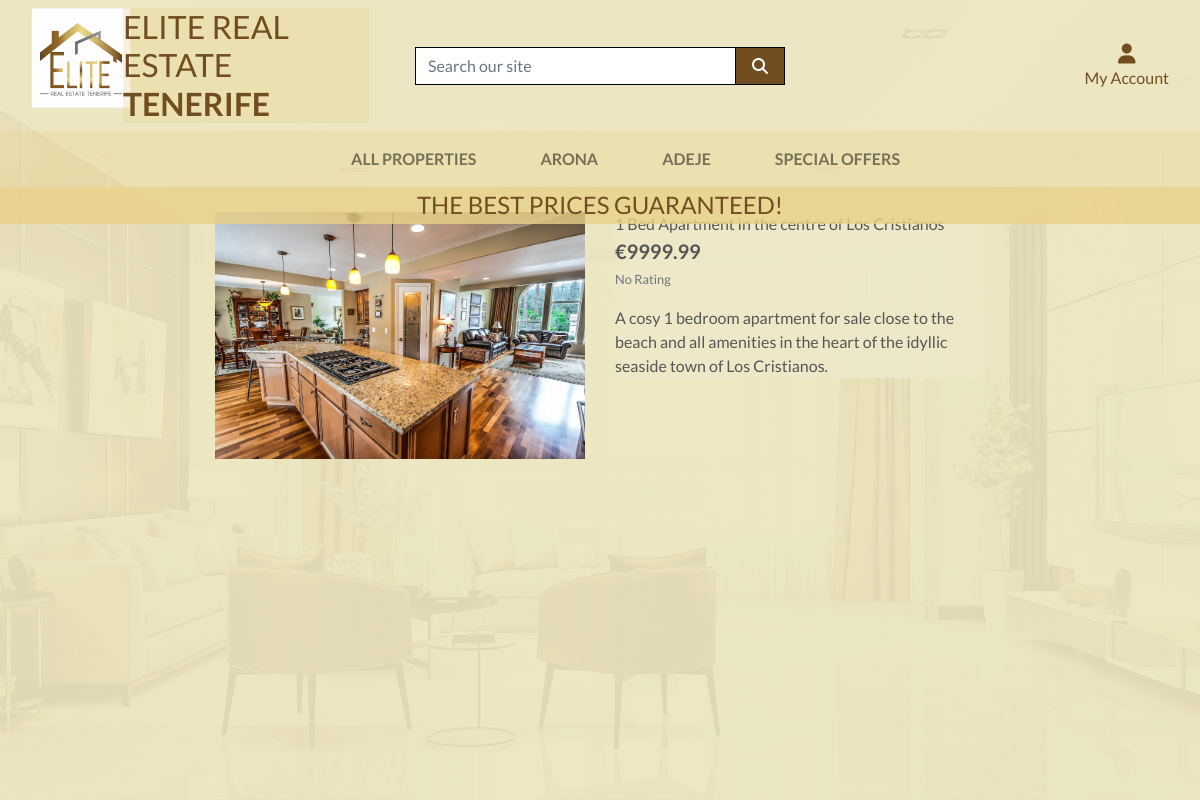
Page /listings/1 on the committed database.
### listings/models.py (models this page shows, shortened)
class Product(models.Model):
    category = models.ForeignKey('Category', null=True, blank=True, on_delete=models.SET_NULL)
    sku = models.CharField(max_length=254, null=True, blank=True)
    name = models.CharField(max_length=254)
    description = models.TextField()
    price = models.DecimalField(max_digits=10, decimal_places=2)
    rating = models.DecimalField(max_digits=6, decimal_places=2, null=True, blank=True)
    image_url = models.URLField(max_length=1024, null=True, blank=True)
    image = models.ImageField(null=True, blank=True)

### listings/views.py (the view)
# urls.py: path('<product_id>', views.listing_detail, name='listing_detail'),
def listing_detail(request, product_id):
    listing = get_object_or_404(Product, pk=product_id)
    context = {
        'listing': listing,
    }
    return render(request, 'listings/listing_detail.html', context)

### listings/templates/listings/listing_detail.html (shortened to what this page needs)
{% extends "base.html" %}
{% load static %}
{% block page_header %}
    <div class="container header-container">
    </div>
{% endblock %}
{% block content %}
    <div class="overlay"></div>
    <div class="container-fluid">
        <div class="row">
            <div class="col-12 col-md-6 col-lg-4 offset-lg-2">
                <div class="image-container my-5">
                    {% if listing.image %}
                        <a href="{{ listing.image.url }}" target="_blank">
                            <img class="card-img-top img-fluid" src="{{ listing.image.url }}" alt="{{ listing.name }}">
                        </a>
                        {% else %}
                        <a href="">
                            <img class="card-img-top img-fluid" src="{{ MEDIA_URL }}noimage.png" alt="{{ product.name }}">
                        </a>
                    {% endif %}
                </div>
            </div>
            <div class="col-12 col-md-6 col-lg-4">
                <div class="product-details-container mb-5 mt-md-5">
                    <p class="mb-0">{{ listing.name }}</p>
                    <p class="lead mb-0 text-left font-weight-bold">€{{ listing.price }}</p>
                    {% if listing.rating %}
                        <small class="text-muted"><i class="fas fa-star mr-1"></i>{{ listing.rating }} / 5</small>
                    {% else %}
                        <small class="text-muted">No Rating</small>
                    {% endif %}
                    <p class="mt-3">{{ listing.description }}</p>
                </div>
            </div>
        </div>
    </div>
{% endblock %}

### static/css/base.css (style rules this page uses)
html { height: 100%; }
body { background: url('/media/ERET\ Bakground.jpg') no-repeat center center fixed; background-size: cover; height: calc(100vh - 164px); color: #555; font-family: 'Lato'; }
.overlay { height: 100%; width: 100%; top: 0; left: 0; position: fixed; background: rgba(236, 229, 188, 0.911); z-index: -1; }
.product-details-container { background: rgba(238, 232, 200, 0.911); }
@media (min-width: 1200px) { .container { max-width: 80%; } }
@media (min-width: 992px) { .header-container { padding-top: 164px; } }

### rows in the picture
Product: image (picture), name "1 Bed Apartment in the centre of Los Cristianos", price "9999.99", description "A cosy 1 bedroom apartment for sale close to the beach and all amenities in the heart of the idyllic seaside town of Los Cristianos."
